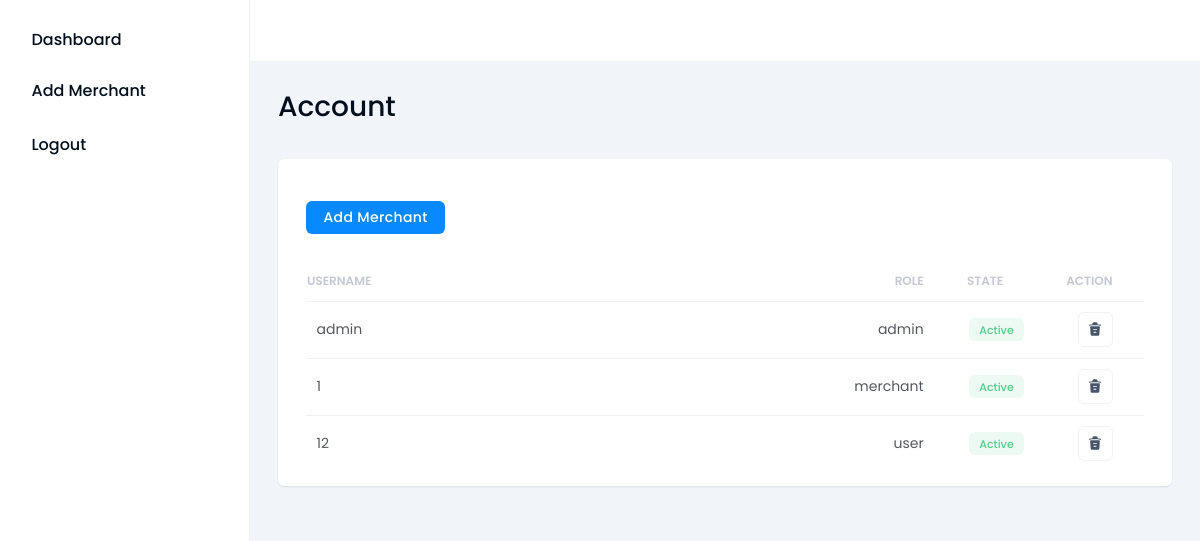
Page /account (signed in) on the committed database.
### app.py (models this page shows)
class User(UserMixin, db.Model):
    id = db.Column(db.Integer, primary_key=True)
    username = db.Column(db.String(100), unique=True, nullable=False)
    password = db.Column(db.String(100), nullable=False)
    role = db.Column(db.String(10))  # 新增角色字段
    wishlist = db.relationship('Product', secondary=wishlist, lazy='subquery',
                               backref=db.backref('liked_by', lazy=True))

### app.py (the view)
@app.route('/account', methods=['GET'])
@login_required
def admin_dashboard():
    if current_user.role == 'admin':
        users = User.query.all()  # 获取所有用户
        return render_template('account-list.html', users=users)
    else:
        flash('只有管理员才能访问这个页面。')
        return redirect(url_for('index'))

### app.py (called while the page is built)
@login_manager.user_loader
def load_user(user_id):
    return User.query.get(int(user_id))

### templates/account-list.html (shortened to what this page needs)
﻿<!DOCTYPE html>
<html lang="en">
<head>
    <link rel="stylesheet" href="{{ url_for('static', filename='admins/css/perfect-scrollbar.css') }}">
    <link rel="stylesheet" href="{{ url_for('static', filename='admins/css/choices.css') }}">
    <link rel="stylesheet" href="{{ url_for('static', filename='admins/css/apexcharts.css') }}">
    <link rel="stylesheet" href="{{ url_for('static', filename='admins/css/quill.css') }}">
    <link rel="stylesheet" href="{{ url_for('static', filename='admins/css/rangeslider.css') }}">
    <link rel="stylesheet" href="{{ url_for('static', filename='admins/css/custom.css') }}">
    <link rel="stylesheet" href="{{ url_for('static', filename='admins/css/main.css') }}">
</head>
<body>
    <div class="tp-main-wrapper bg-slate-100 h-screen" x-data="{ sideMenu: false }">
        <aside class="w-[300px] lg:w-[250px] xl:w-[300px] border-r border-gray overflow-y-scroll sidebar-scrollbar fixed left-0 top-0 h-full bg-white z-50 transition-transform duration-300" :class="sideMenu ? 'translate-x-[0px]' : ' -translate-x-[300px] lg:translate-x-[0]'">
            <div class="">
                <div class="px-4 py-5" x-data="{nav:null}">
                    <ul>
                        <li>
                            <a
                            href="{{ url_for('admin_dashboard') }}"
                            class="group rounded-md relative text-black text-lg font-medium
                            inline-flex items-center w-full
                            transition-colors ease-in-out duration-300
                            px-5 py-[9px] mb-2 hover:bg-gray sidebar-link-active"
                            >
                                Dashboard
                            </a>
                        </li>
                        <li>
                            <a
                            href="{{ url_for('create_merchant') }}"
                            class="group rounded-md relative text-black text-lg font-medium inline-flex
                            items-center w-full transition-colors ease-in-out duration-300 px-5 py-[9px]
                            mb-3 hover:bg-gray sidebar-link-active">
                                Add Merchant
                            </a>
                        </li>
                        <li>
                            <a
                            href="{{ url_for('logout') }}"
                            class="group rounded-md relative text-black text-lg font-medium
                            inline-flex items-center w-full
                            transition-colors ease-in-out duration-300
                            px-5 py-[9px] mb-2 hover:bg-gray sidebar-link-active"
                            >
                                Logout
                            </a>
                        </li>
                    </ul>
                </div>
            </div>
        </aside>
        <div class="tp-main-content lg:ml-[250px] xl:ml-[300px] w-[calc(100% - 300px)]"  x-data="{ searchOverlay: false }">
            <header class="relative z-[999] bg-white border-b border-gray border-solid py-5 px-8 pr-8">
            </header>
            <div class="body-content px-8 py-8 bg-slate-100">
                <div class="flex justify-between mb-10">
                    <div class="page-title">
                        <h3 class="mb-0 text-[28px]">Account</h3>
                    </div>
                </div>
                <div class="bg-white rounded-t-md rounded-b-md shadow-xs py-4">
                    <div class="tp-search-box flex items-center justify-between px-8 py-8">
                        <div class="flex justify-end space-x-6">
                            <div class="product-add-btn flex ">
                                <a href="{{ url_for('create_merchant') }}" class="tp-btn">Add Merchant</a>
                            </div>
                        </div>
                    </div>
                    <div class="relative overflow-x-auto  mx-8">
                        <table class="w-full text-base text-left text-gray-500">
                            <thead class="bg-white">
                                <tr class="border-b border-gray6 text-tiny">
                                    <th scope="col" class="pr-8 py-3 text-tiny text-text2 uppercase font-semibold">
                                        Username
                                    </th>
                                    <th scope="col" class="px-3 py-3 text-tiny text-text2 uppercase font-semibold w-[170px] text-end">
                                        Role
                                    </th>
                                    <th scope="col" class="px-9 py-3 text-tiny text-text2 uppercase  font-semibold w-[12%] text-end">
                                        State
                                    </th>
                                    <th scope="col" class="px-9 py-3 text-tiny text-text2 uppercase  font-semibold w-[12%] text-end">
                                        Action
                                    </th>
                                </tr>
                            </thead>
                            <tbody>
                                {% for user in users %}
                                <tr class="bg-white border-b border-gray6 last:border-0 text-start mx-9">
                                    <td class="px-3 py-3 font-normal text-[#55585B]">
                                        {{ user.username }}
                                    </td>
                                    <td class="px-3 py-3 font-normal text-[#55585B] text-end">
                                        {{ user.role }}
                                    </td>
                                    <td class="px-3 py-3 text-end">
                                        <span class="text-[11px]  text-success px-3 py-1 rounded-md
                                        leading-none bg-success/10 font-medium text-end">Active</span>
                                    </td>
                                    <td class="px-9 py-3 text-end">
                                        <div class="flex items-center justify-end space-x-2">
                                            <div class="relative" x-data="{ deleteTooltip: false }">
                                                <button
                                                class="w-10 h-10 leading-[33px] text-tiny bg-white border border-gray text-slate-600 rounded-md hover:bg-danger hover:border-danger hover:text-white"
                                                x-on:mouseenter="deleteTooltip = true" x-on:mouseleave="deleteTooltip = false"
                                                >
                                                </button>
                                            </div>
                                        </div>
                                    </td>
                                </tr>
                                {% endfor %}
                            </tbody>
                        </table>
                    </div>
                </div>
            </div>
        </div>
    </div>
</body>
</html>

### static/admins/css/perfect-scrollbar.css (style rules this page uses)
.ps { overflow: hidden !important; overflow-anchor: none; -ms-overflow-style: none; touch-action: auto; -ms-touch-action: auto; }

### rows in the picture
User: username "admin", role "admin"
User: username "1", role "merchant"
User: username "12", role "user"
